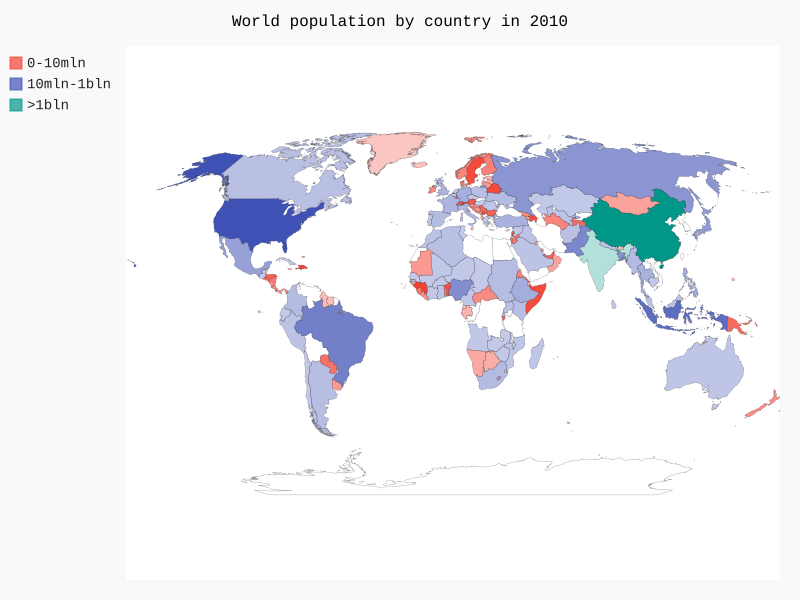

Here is the Python script that generated this plot:
"""
Working on json data file and visualizing data hidden inside
"""

import json
import pygal
from country_codes import get_country_code

# load the data into a list
filename = 'population_data.json'
with open(filename) as f:
    pop_data = json.load(f)
# build a dictionary with population data
cc_populatons = {}
for pop_dict in pop_data:
    if pop_dict['Year'] == '2010':
        country_name = pop_dict['Country Name']
        population = int(float(pop_dict['Value']))
        code = get_country_code(country_name)
        if code:
            cc_populatons[code] = population

# group the countries by 3 population levels
cc_pops_1, cc_pops_2, cc_pops_3 = {}, {}, {}
for cc, pop in cc_populatons.items():
    if pop < 10000000:
        cc_pops_1[cc] = pop
    elif pop < 1000000000:
        cc_pops_2[cc] = pop
    else:
        cc_pops_3[cc] = pop

# see how many countries are on each level
print(len(cc_pops_1), len(cc_pops_2), len(cc_pops_3))

mm = pygal.maps.world.World()
mm.title = 'World population by country in 2010'
mm.add('0-10mln', cc_pops_1)
mm.add('10mln-1bln', cc_pops_2)
mm.add('>1bln', cc_pops_3)

mm.render_to_file('world_population.svg')
